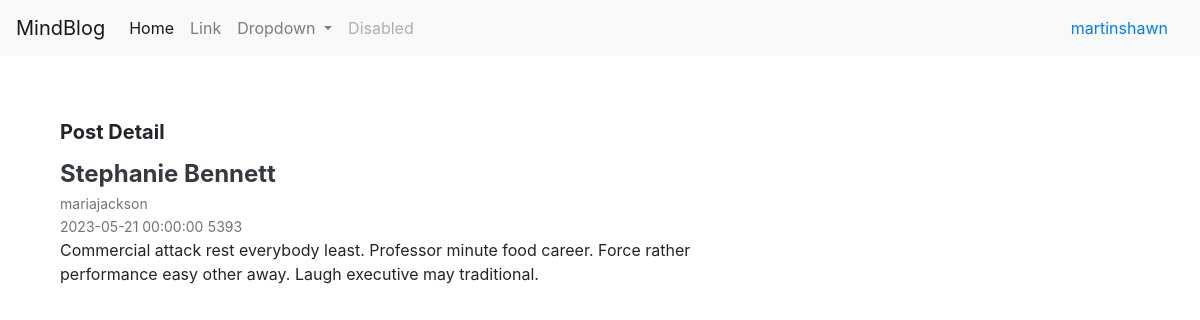
/post/101220 (signed in), run on the app's committed database.
### MindBlog/models.py (models this page shows, shortened)
class User(UserMixin,g_db.Model):
    __tablename__ = 'User';
    UserId = g_db.Column(g_db.Integer, primary_key = True);
    UserName = g_db.Column(g_db.String(80), unique = True);
    UserEmail = g_db.Column(g_db.String(30), unique = True);
    UserPassword = g_db.Column(g_db.String(18));
    Articles = g_db.relationship('Article',back_populates='ArticleAuthor')
    role_id = g_db.Column(g_db.Integer,g_db.ForeignKey('Role.id'));
    role = g_db.relationship('Role',back_populates='user');
    @property
    def password(self):
        raise AttributeError('用户密码不可读。');

class Article(g_db.Model):
    __tablename__ = 'Article';
    ArticleId = g_db.Column(g_db.Integer, primary_key = True);
    ArticleTitle = g_db.Column(g_db.String(80));    # 文章标题
    ArticleContent = g_db.Column(g_db.Text);        # 文章内容
    ArticleRead = g_db.Column(g_db.Integer);        # 文章浏览量
    ArticlePostDate = g_db.Column(g_db.DateTime,index=True,default=datetime.utcnow()); # 文章发布时间
    ArticleAuthorId = g_db.Column(g_db.Integer,g_db.ForeignKey('User.UserId'));    # 文章作者ID
    ArticleAuthor = g_db.relationship('User',back_populates='Articles');   # 文章作者
    ArticleComment = g_db.Column(g_db.Text);       # 文章评论

### MindBlog/post/views.py (the view)
@post.route('/post/<int:id>',methods=['GET'])
def checkPost(id):
    post = Article.query.get(id);
    return render_template("post/postdetail.html",post=post);

### MindBlog/__init__.py (called while the page is built)
@login_manager.user_loader
def load_user(id):
    return User.query.get(int(id));

### MindBlog/templates/post/postdetail.html (shortened to what this page needs)
{% extends "base.html" %}
{% block head %}
{{ super() }}
{% endblock %}
{% block page_content %}
<div class="container mt-5 ml-auto">
	<div class="row justify-content-between">
		<div class="col-md-8 pt-3">
			<h5 class="font-weight-bold spanborder"><span>Post Detail</span></h5>
			<div id="details" class="ml-auto">
                <div class="tab-pane fade show active" id="home" role="tabpanel" aria-labelledby="home-tab">
                    <div class="mb-3 d-flex justify-content-between pt-2">
                      <div class="pr-3">
                        <h2 class="mb-1 h4 font-weight-bold">
                          <a class="text-dark" href="{{ url_for('post.checkPost',id=post.ArticleId) }}">{{ post['ArticleTitle'] }}</a>
                        </h2>
                        <div class="card-text text-muted small">
                           {{ post['ArticleAuthor'].UserName }}
                        </div>
                        <small class="text-muted">{{ post['ArticlePostDate'] }}</small>
                        <small class="text-muted">{{ post['ArticleRead'] }}</small>
                        <p>{{ post['ArticleContent'] }}</p>
                      </div>
                    </div>
			</div>
		</div>
	</div>
</div>
{% endblock %}

### MindBlog/templates/base.html (shortened to what this page needs)
{% extends "boot_base.html" %}
{% from 'bootstrap4/form.html' import render_form%}
{% from "bootstrap4/form.html" import render_field %}
{% block head %}
{{ super() }}
{% endblock %}
{% block navbar %}
<nav class="navbar navbar-expand-lg navbar-light bg-light">
    <a class="navbar-brand" href="{{ url_for('home.index')}}">MindBlog</a>
    <div class="collapse navbar-collapse" id="navbarSupportedContent">
      <ul class="navbar-nav mr-auto">
        <li class="nav-item active">
          <a class="nav-link" href="{{ url_for('home.index') }}">Home <span class="sr-only">(current)</span></a>
        </li>
        <li class="nav-item">
          <a class="nav-link" href="#">Link</a>
        </li>
        <li class="nav-item dropdown">
          <a class="nav-link dropdown-toggle" href="#" role="button" data-toggle="dropdown" aria-expanded="false">
            Dropdown
          </a>
        </li>
        <li class="nav-item">
          <a class="nav-link disabled">Disabled</a>
        </li>
      </ul>
      <form class="form-inline my-2 my-lg-0">
        {% block loginbutton %}
        {% if current_user.is_authenticated %}
        <li class="nav-item dropdown list-unstyled">
          <a class="nav-link" href="#" role="button" data-toggle="dropdown" aria-expanded="false">
            {{ current_user.UserName }}
          </a>
        </li>
        {% else %}
        <button class="btn btn-outline-success my-2 my-sm-0" type="submit"><a href="{{ url_for('auth.login') }}">登录</a></button>
        {% endif %}
        {% endblock %}
      </form>
    </div>
  </nav>
{% endblock %}
{% block content %}
<div class="container">
    {% block page_content %}{% endblock %}
</div>
{% endblock %}

### data on the page
User: UserName "martinshawn"
Article: ArticleTitle "Stephanie Bennett", ArticlePostDate "2023-05-21 00:00:00", ArticleRead "5393", ArticleContent "Commercial attack rest everybody least. Professor minute food career. Force rather performance easy other away. Laugh executive may traditional."
User: ArticleAuthor.UserName "mariajackson"
